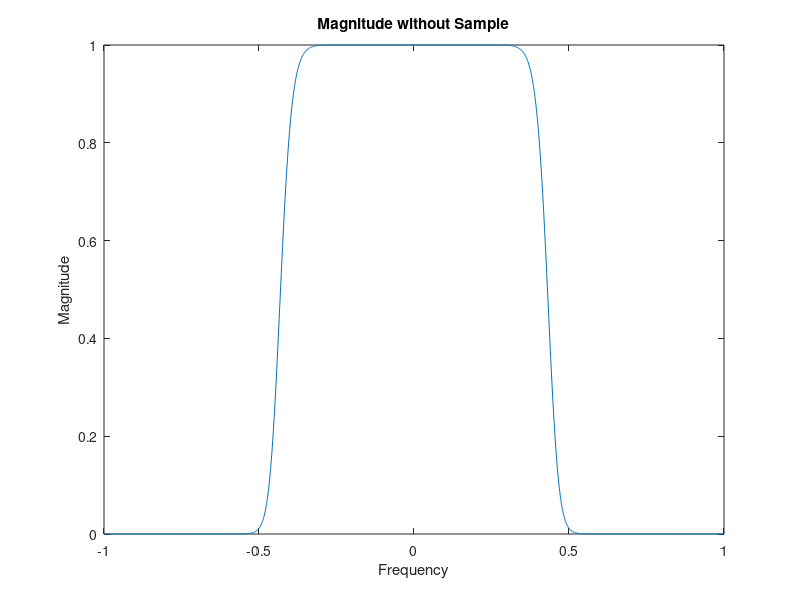
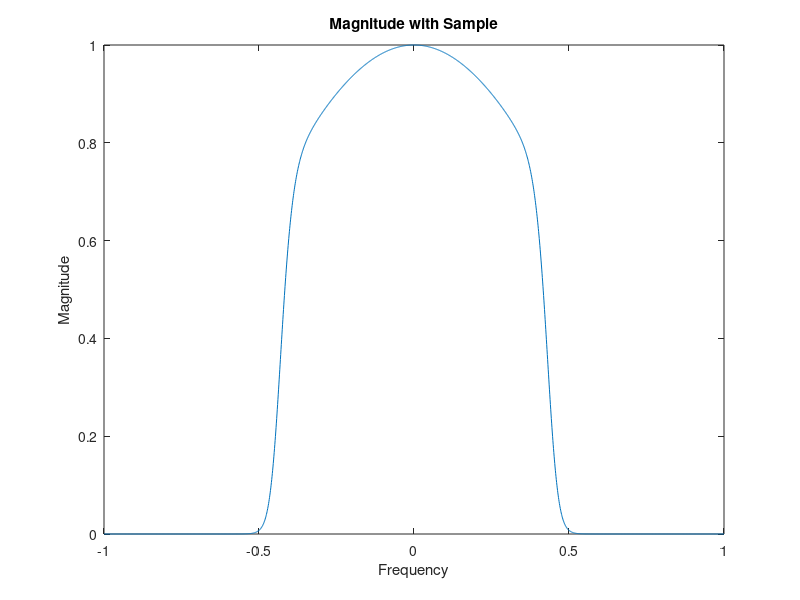

These figures' MATLAB source, in order:
%Setting Parameters
Ts = 1; % Secs
fc = 0.45; %Hertz
fs = 1/Ts; %Hertz
N = 20; %Sampling
f = -1:.001:1; % Frequency range

%Fourier transform
P = Ts * abs(sinc(f./fs));

%Butterworth
Hb = 1./(1+(f./fc).^N);

%Without Sample and Hold
Hb_without = (Hb.^2);

%Final Expression
Hb_with = (Hb.^2).*abs(sinc(f./fs));

%Plot without Sample and Hold 
plot(f,Hb_without)
title ('Magnitude without Sample')
xlabel('Frequency')
ylabel ('Magnitude')
figure

%Plot with Sample and Hold
plot(f,Hb_with)
title ('Magnitude with Sample')
xlabel('Frequency')
ylabel ('Magnitude')
figure
